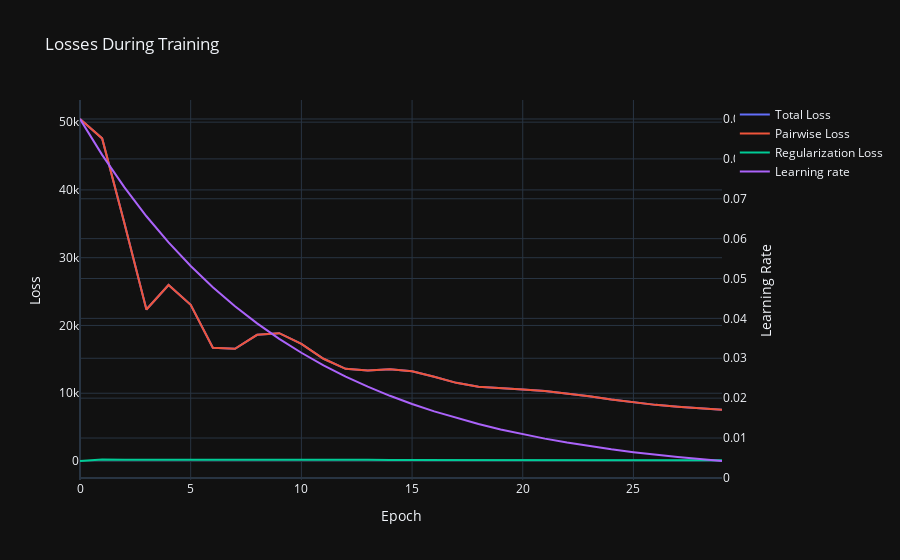

Notebook code cell kept with this figure:
### Code cell
import plotly.graph_objects as go

# Unpack the losses
total_losses, pairwise_losses, regularization_losses = zip(*losses)

# Create a figure
fig = go.Figure()

# Add traces for pairwise and regularization losses
fig.add_trace(go.Scatter(x=list(range(len(total_losses))), y=pairwise_losses, mode='lines', name='Total Loss'))
fig.add_trace(go.Scatter(x=list(range(len(pairwise_losses))), y=pairwise_losses, mode='lines', name='Pairwise Loss'))
fig.add_trace(go.Scatter(x=list(range(len(regularization_losses))), y=regularization_losses, mode='lines', name='Regularization Loss'))

# Create a secondary y-axis for the total loss
fig.update_layout(
    yaxis=dict(title='Pairwise and Regularization Loss'),
    yaxis2=dict(title='Learning Rate', overlaying='y', side='right')
)

# Add the total loss trace
fig.add_trace(go.Scatter(x=list(range(len(learning_rates))), y=learning_rates, mode='lines', name='Learning rate', yaxis='y2'))

# Update layout
fig.update_layout(title='Losses During Training', xaxis_title='Epoch', yaxis_title='Loss')
fig.update_layout(template='plotly_dark')

# Show the figure
fig.show()

### Figure 1 — Plotly figure (JSON) as saved in the notebook; plotly's stock layout.template omitted (floating-point values rounded to 4 significant figures)
{"data": [{"mode": "lines", "name": "Total Loss", "type": "scatter", "x": [0, 1, 2, 3, 4, 5, 6, 7, 8, 9, 10, 11, 12, 13, 14, 15, 16, 17, 18, 19, 20, 21, 22, 23, 24, 25, 26, 27, 28, 29], "y": [50470.0, 47600.0, 35150.0, 22360.0, 25970.0, 23050.0, 16710.0, 16570.0, 18620.0, 18860.0, 17290.0, 15080.0, 13600.0, 13350.0, 13530.0, 13250.0, 12420.0, 11530.0, 10970.0, 10710.0, 10560.0, 10340.0, 9991.0, 9542.0, 9067.0, 8636.0, 8282.0, 8005.0, 7776.0, 7568.0]}, {"mode": "lines", "name": "Pairwise Loss", "type": "scatter", "x": [0, 1, 2, 3, 4, 5, 6, 7, 8, 9, 10, 11, 12, 13, 14, 15, 16, 17, 18, 19, 20, 21, 22, 23, 24, 25, 26, 27, 28, 29], "y": [50470.0, 47600.0, 35150.0, 22360.0, 25970.0, 23050.0, 16710.0, 16570.0, 18620.0, 18860.0, 17290.0, 15080.0, 13600.0, 13350.0, 13530.0, 13250.0, 12420.0, 11530.0, 10970.0, 10710.0, 10560.0, 10340.0, 9991.0, 9542.0, 9067.0, 8636.0, 8282.0, 8005.0, 7776.0, 7568.0]}, {"mode": "lines", "name": "Regularization Loss", "type": "scatter", "x": [0, 1, 2, 3, 4, 5, 6, 7, 8, 9, 10, 11, 12, 13, 14, 15, 16, 17, 18, 19, 20, 21, 22, 23, 24, 25, 26, 27, 28, 29], "y": [2.862e-05, 231.2, 200.7, 131.2, 170.2, 177.8, 164.3, 164.9, 177.6, 184.6, 183.7, 179.1, 174.3, 169.9, 164.9, 158.7, 151.5, 144.2, 137.7, 132.6, 128.7, 125.8, 123.8, 122.5, 121.7, 121.2, 120.7, 120.2, 119.3, 118.2]}, {"mode": "lines", "name": "Learning rate", "type": "scatter", "x": [0, 1, 2, 3, 4, 5, 6, 7, 8, 9, 10, 11, 12, 13, 14, 15, 16, 17, 18, 19, 20, 21, 22, 23, 24, 25, 26, 27, 28, 29], "y": [0.09, 0.081, 0.0729, 0.06561, 0.05905, 0.05314, 0.04783, 0.04305, 0.03874, 0.03487, 0.03138, 0.02824, 0.02542, 0.02288, 0.02059, 0.01853, 0.01668, 0.01501, 0.01351, 0.01216, 0.01094, 0.009848, 0.008863, 0.007977, 0.007179, 0.006461, 0.005815, 0.005233, 0.00471, 0.004239], "yaxis": "y2"}], "layout": {"title": {"text": "Losses During Training"}, "xaxis": {"title": {"text": "Epoch"}}, "yaxis": {"title": {"text": "Loss"}}, "yaxis2": {"overlaying": "y", "side": "right", "title": {"text": "Learning Rate"}}}}
